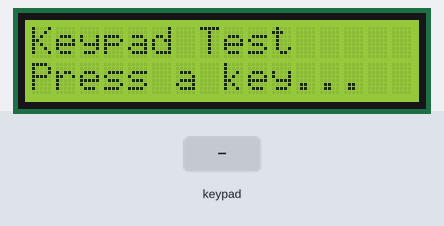
Recording of a sketch running on a simulated Arduino Uno, built with avr-gcc and run on an emulated ATmega328P. Shown: 16×2 character LCD. The inputs (shaded band) are chosen by the test bench.

Above: at 1.2 s.
1.3 s: keypad keys 9 8 7 6 # pressed 0.4 s apart
At 3.2 s:
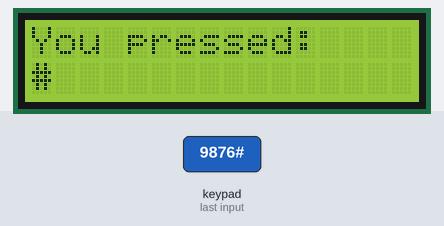
4.8 s: key 'A' pressed
At 5.8 s:
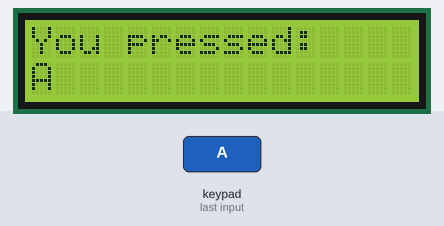
6.3 s: key 'B' pressed
At 7.1 s:
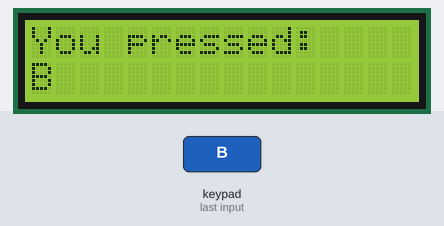
7.8 s: keypad keys 9 8 7 6 * pressed 0.4 s apart
At 10.7 s:
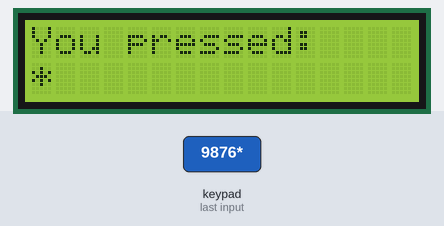
11.3 s: key 'C' pressed
At 12.0 s:
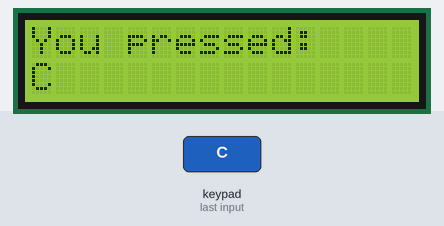
12.8 s: keypad keys 9 8 7 6 D pressed 0.4 s apart
At 13.01 s:
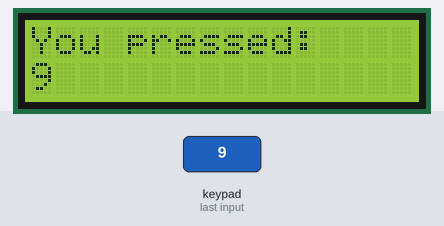
Timing chart, 0 to 15.8 s (numbered marks = the images above; inputs shaded):
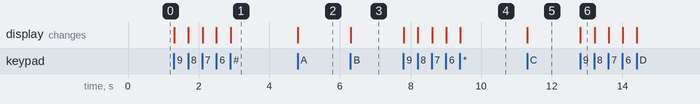

The sketch:

keypad_lcs2x16.ino
```cpp
#include <LiquidCrystal.h>
#include <Keypad.h>

// LCD setup
const int rs = 12, en = 11, d4 = 5, d5 = 4, d6 = 3, d7 = 2;
LiquidCrystal lcd(rs, en, d4, d5, d6, d7);

// Keypad setup
const byte ROWS = 4; // Four rows
const byte COLS = 4; // Four columns
char keys[ROWS][COLS] = {
  {'1','2','3','A'},
  {'4','5','6','B'},
  {'7','8','9','C'},
  {'*','0','#','D'}
};

byte rowPins[ROWS] = {A0, A1, A2, A3}; // Connect to keypad R1-R4
byte colPins[COLS] = {9, 8, 7, 6};     // Connect to keypad C1-C4

Keypad keypad = Keypad(makeKeymap(keys), rowPins, colPins, ROWS, COLS);

void setup() {
  // Initialize LCD
  lcd.begin(16, 2);
  lcd.print("Keypad Test");
  lcd.setCursor(0, 1);
  lcd.print("Press a key...");
}

void loop() {
  char key = keypad.getKey();

  if (key) {
    lcd.clear();
    lcd.print("You pressed:");
    lcd.setCursor(0, 1);
    lcd.print(key);


  }
}
```

Measured:
- after the input at 1.3 s, the display: first changes at once (image 1 shows a later state)
- after the input at 4.8 s, the display: changes at once (image 2)
- after the input at 6.3 s, the display: changes at once (image 3)
- after the input at 7.8 s, the display: first changes at once (image 4 shows a later state)
- after the input at 11.3 s, the display: changes at once (image 5)
- after the input at 12.8 s, the display: changes at once (image 6)
